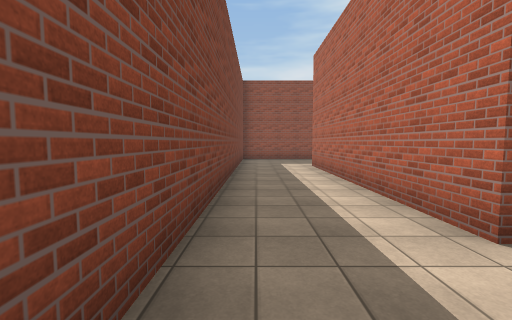
view 1 (above)

16 first-person views from a walk through a Unity game level. The camera is 1.5 m above the floor, tilts 4° down and sees 90° across. The floor is counted in squares, 2 m on a side. Each view is taken from the middle of a square. On the plan, view 1 faces up. The plan holds only what a view shows up to about 9 squares ahead; the rest is blank. The place goes on beyond the plan. The player is left out. Surface patterns are stand-ins for the level's own textures.

view 2
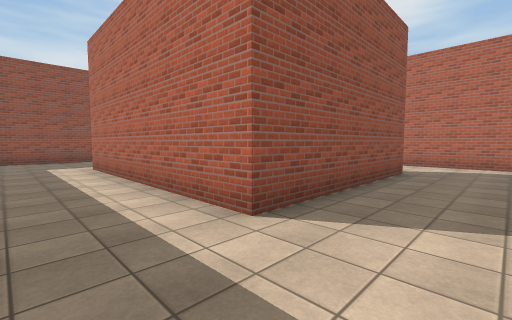

view 3
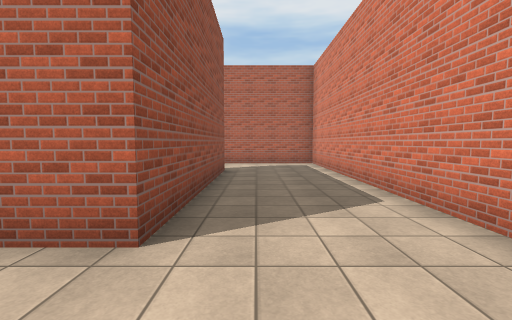

view 4
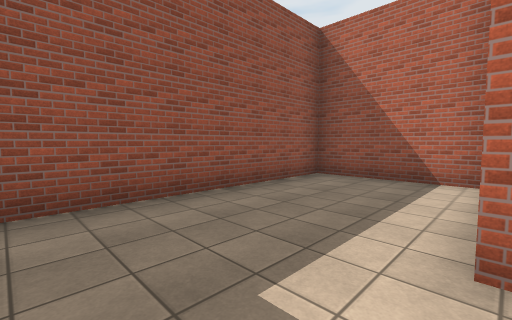

view 5
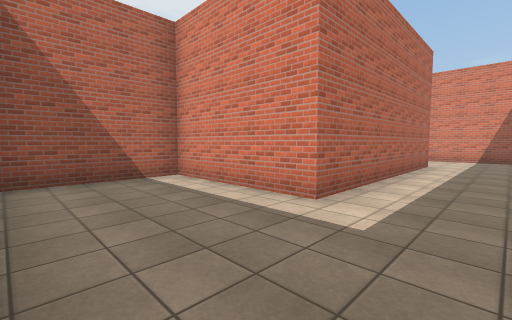

view 6
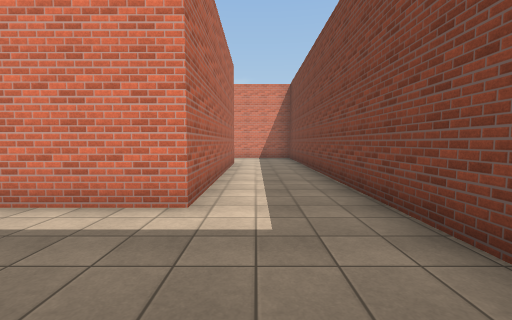

view 7
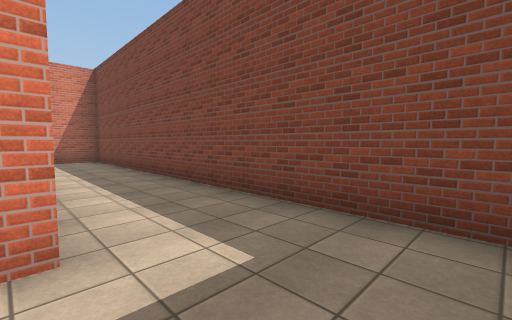

view 8
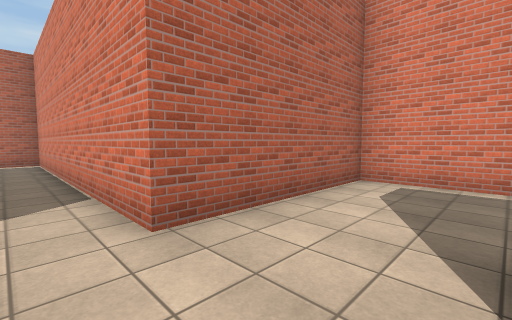

view 9
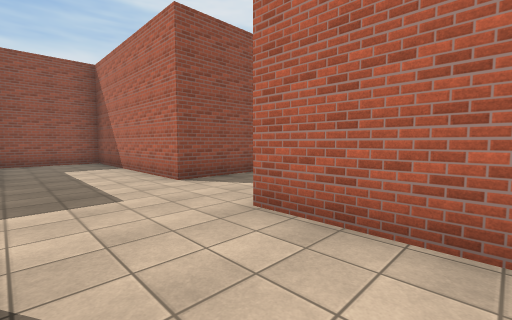

view 10
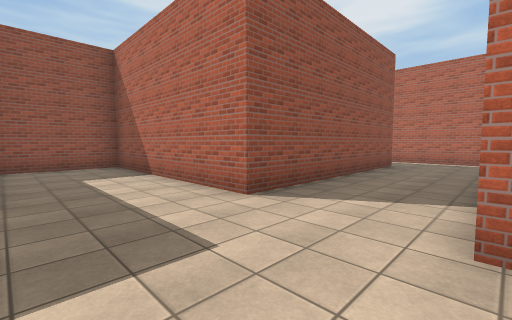

view 11
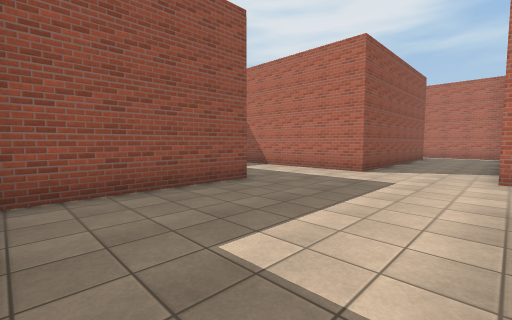

view 12
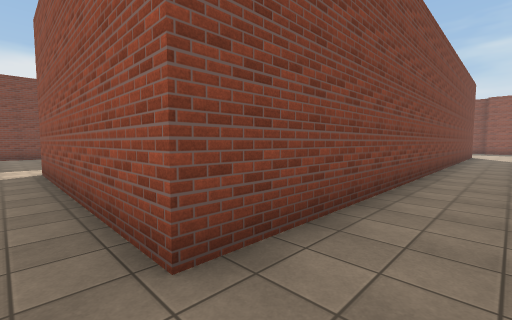

view 13
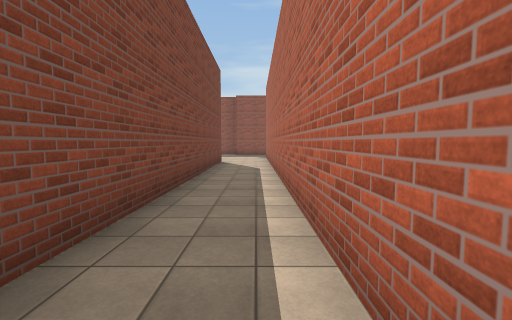

view 14
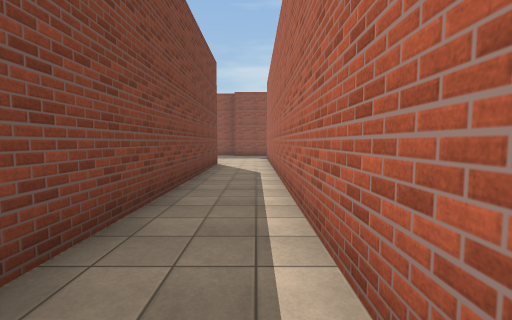

view 15
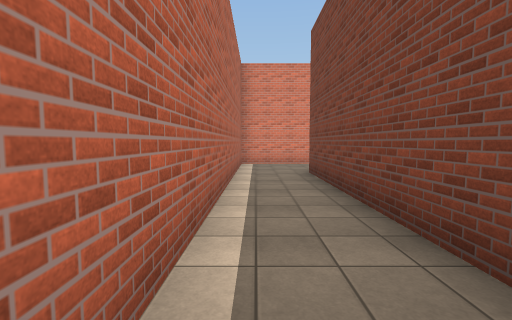

view 16
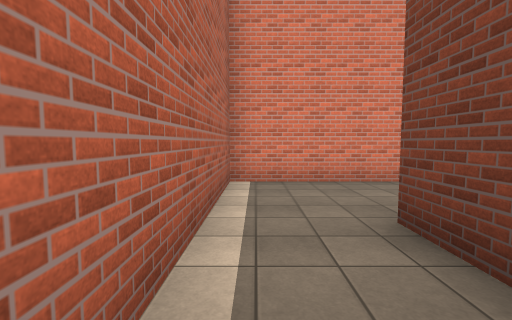

### Floor plan
Points are (right, up) in squares from view 1. A wall is a line through its corners. A room is listed if a view was taken in it or the views show most of it. See-through windows are left out.
Room 1 (views 1, 2, 3, 4, 5, 6, 7, 9)
walls: (-0.6, 10.1) (-0.6, -0.2); (-0.1, -1) (9.1, -1) (9.1, 3.1); (6.9, 1.8) (1.8, 1.8) (1.8, 8.1) (5.4, 8.1) (5.4, 11.3) (-0.1, 11.3)
ways out: opening at (7.5, 2) to room 2
Room 2 (views 8, 10, 11, 12, 13, 14, 15, 16)
walls: (6.8, 6.9) (2.9, 6.9); (9.1, 3.1) (17.5, 3.1) (17.5, 21); (15.7, 20.8) (15.7, 5.7) (9.5, 5.7) (9.5, 11.3) (6.9, 11.3)
ways out: opening at (7.5, 2) to room 1

Where each view was taken, in squares from view 1:
view 1: 0 up, 0 right, facing up
view 2: 0 up, 0 right, facing up-right
view 3: 1 up, 0 right, facing right
view 4: 8 up, 0 right, facing up-right
view 5: 11 up, 0 right, facing down-right
view 6: 11 up, 1 right, facing down
view 7: 10 up, 2 right, facing down-left
view 8: 4 up, 7 right, facing down-right
view 9: 1 up, 7 right, facing up-right
view 10: 3 up, 7 right, facing up-right
view 11: 3 up, 3 right, facing up-right
view 12: 5 up, 17 right, facing up-left
view 13: 11 up, 17 right, facing up
view 14: 12 up, 17 right, facing up
view 15: 12 up, 17 right, facing down
view 16: 8 up, 17 right, facing down
